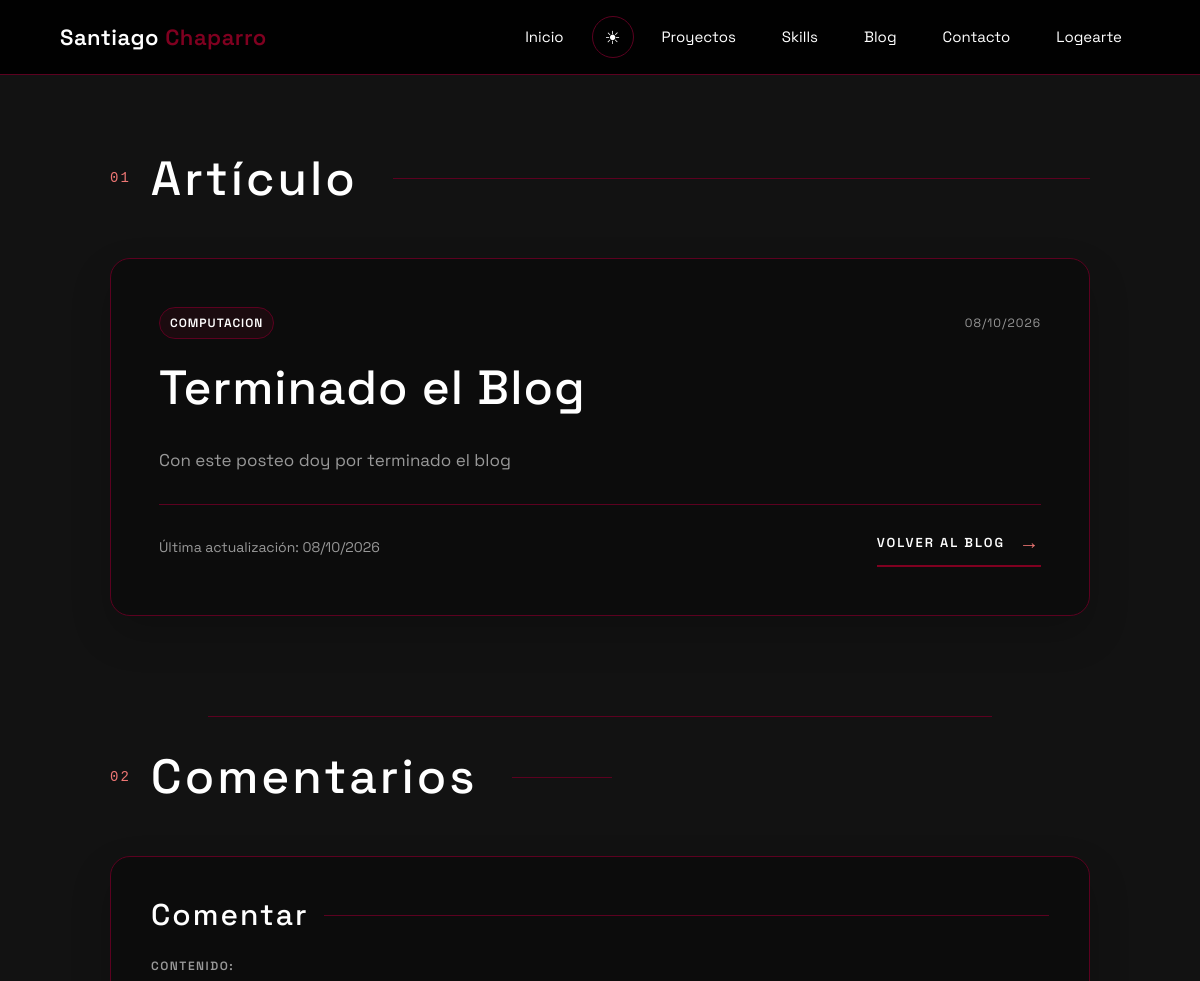
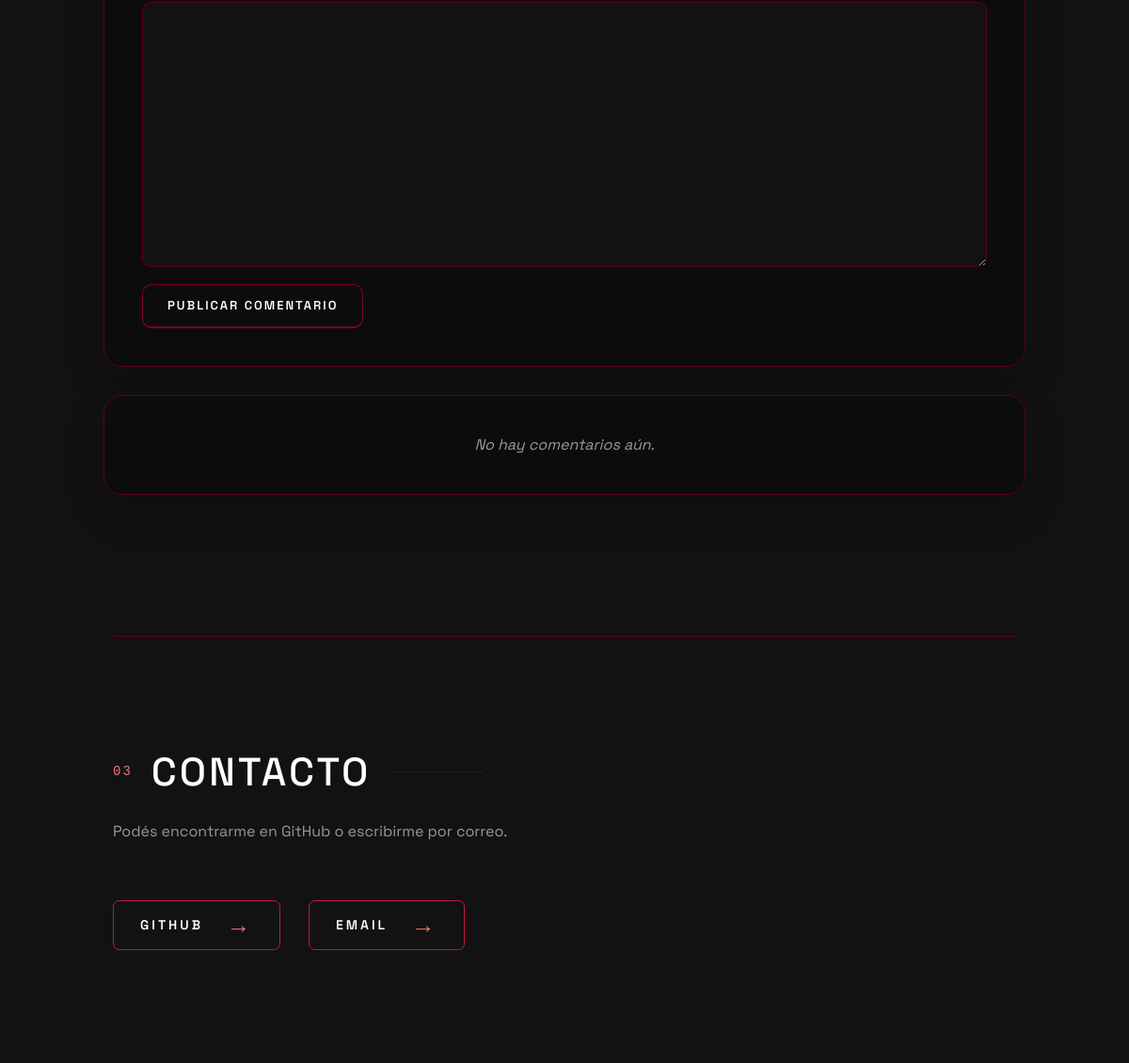
The page /blog/terminado-el-blog/ on the database its author committed (2 pictures, top to bottom).
### blog/models.py (models this page shows, shortened)
class Tag(models.Model):
    name = models.CharField(max_length=50, unique=True)
    slug = models.SlugField(unique=True)
    class Meta:
        ordering = ['name']

class Post (models.Model):
    title = models.CharField(max_length=200)
    slug = models.SlugField()
    content = models.TextField()
    image = models.ImageField(upload_to='images/', blank=True, null=True)
    tags = models.ManyToManyField(Tag, related_name='posts', blank=True)
    created_at = models.DateTimeField(auto_now_add=True)
    updated_at = models.DateTimeField(auto_now=True)

### blog/views.py (the view)
# urls.py: path('<slug:slug>/', views.detail, name='detail'),
def detail(request, slug):
    post = get_object_or_404(Post, slug=slug)
    if request.method == 'POST':
        form = CommentForm(request.POST)
        if form.is_valid():
            comment = form.save(commit=False)
            comment.post = post
            comment.name = request.user.get_username() if request.user.is_authenticated else 'Anónimo'
            comment.save()
            return redirect('blog:detail', slug=slug)
    else:
        form = CommentForm()
    return render(request, 'blog/detail.html', {
        'post' : post,
        'form': form
    })

### blog/forms.py
class CommentForm(ModelForm):
    content = forms.CharField(
        label='Contenido',
        max_length=500,
        widget=forms.Textarea(attrs={'maxlength': '500'}),
    )
    class Meta:
        model = Comment
        fields = ['content']

### blog/templates/blog/detail.html (shortened to what this page needs)
{% extends "blog/layout.html" %} {% block title %}{{ post.title }}{% endblock %} {% block blog %}
<section class="blog-shell blog-detail-section">
    <div class="blog-detail-article-heading">
        <span>01</span>
        <h1>Artículo</h1>
    </div>
    <article class="blog-detail-card">
        <div class="blog-detail-header">
            {% if post.tags.all %}
        <div class="blog-card-tags">
            {% for tag in post.tags.all %}
                <a class="blog-tag" href="{% url 'blog:index' %}?tag={{ tag.slug }}">{{ tag.name }}</a>
            {% endfor %}
        </div>
        {% endif %}
            <time>{{ post.created_at|date:"d/m/Y" }}</time>
        </div>
        <h1>{{ post.title }}</h1>
        <div class="blog-detail-content">
            {{ post.content|linebreaks }}
        </div>
        <div class="blog-detail-footer">
            <p>Última actualización: {{ post.updated_at|date:"d/m/Y" }}</p>
            <a href="{% url 'blog:index' %}" class="blog-link">
                Volver al blog
                <span>→</span>
            </a>
        </div>
    </article>
    <div class="blog-header-copy blog-comments-heading">
        <span>02</span>
        <h1>Comentarios</h1>
    </div>
    <section class="blog-comments-section">
        <h2>Comentar</h2>
        <form method="post" action=".">
            {{ form.as_p }}
            <button type="submit">Publicar comentario</button>
        </form>
    </section>
    <section class="blog-comments-list">
        {% for comment in post.comments.all %}
        <div class="blog-comment">
            <div class="blog-comment-header">
                <h3>{{ comment.name }}</h3>
                {% if user.is_superuser %}
                <form method="post" action="{% url 'blog:delete_comment' slug=post.slug comment_id=comment.id %}">
                    {% csrf_token %}
                    <button type="submit" class="blog-delete-comment-button">Borrar comentario</button>
                </form>
                {% endif %}
            </div>
            <p>{{ comment.content }}</p>
            <time>{{ comment.created_at|date:"d/m/Y H:i" }}</time>
        </div>
        {% empty %}
        <p>No hay comentarios aún.</p>
        {% endfor %}
    </section>
</section>
{% endblock %}

### portfolio/static/portfolio/style.css (style rules this page uses)
:root { --bg-color: #121212; --header-color: rgba(0, 0, 0, 0.92); --text-color: #ffffff; --secondary-text: #999999; --muted-text: #a9a9a9; --accent-color: #800020; --accent-light: #ee7674; --accent-border: #5c0120; --border-color: #333333; --code-bg: rgba(13, 13, 13, 0.92); --code-text: #aaaaaa; --code-divider: #2a2a2a; --code-blue-color: #9bb4c7; --on-accent: #ffffff; }
html { background-color: var(--bg-color); transition: background-color 0.3s ease; }
body { margin: 0; background-color: var(--bg-color); color: var(--text-color); font-family: "Space Grotesk", sans-serif; transition: background-color 0.3s ease, color 0.3s ease; }

### rows shown on the page
Tag: name "COMPUTACION"
Post: created_at "08/10/2026", title "Terminado el Blog", content "Con este posteo doy por terminado el blog", updated_at "08/10/2026"
